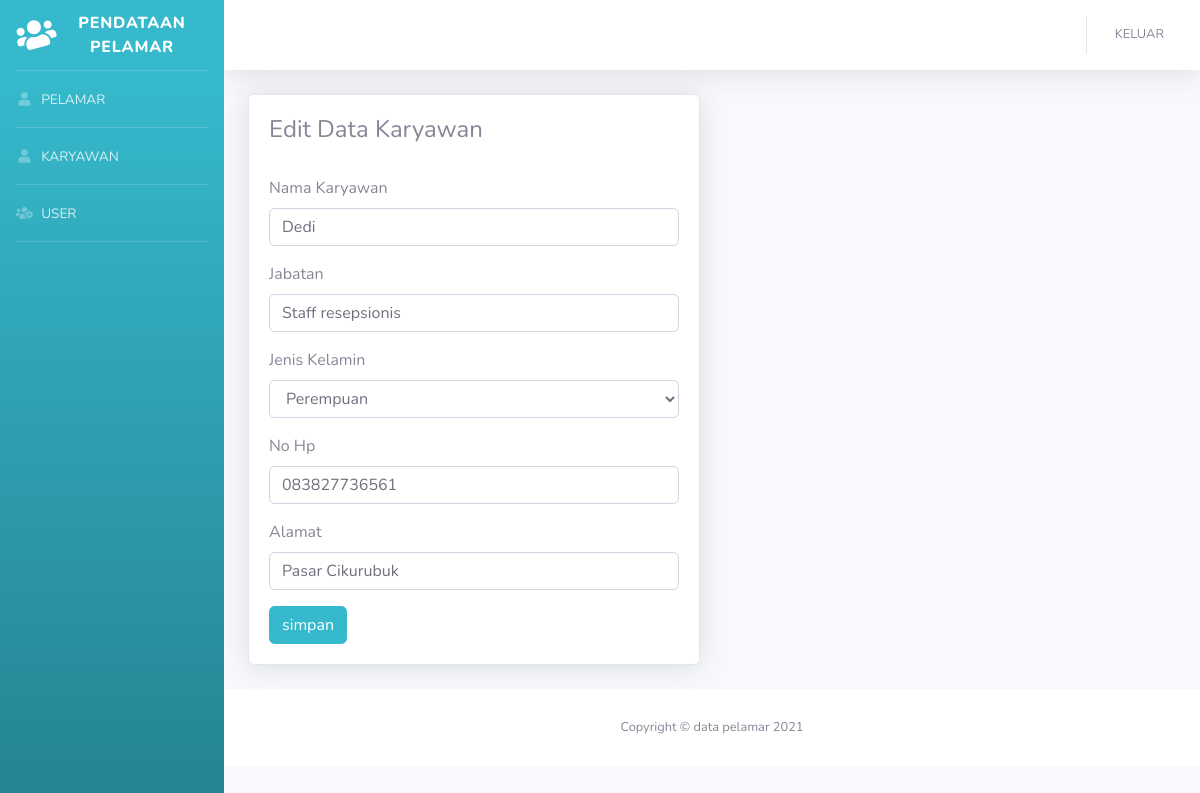
Page /Karyawan/edit_k/10 on the committed database.
### tables this page shows
CREATE TABLE `tbl_karyawan` (
  `nik` int(15) NOT NULL,
  `nama_karyawan` varchar(50) NOT NULL,
  `jabatan` varchar(50) NOT NULL,
  `jk` enum('p','l') NOT NULL,
  `no_hp` varchar(15) NOT NULL,
  `alamat` text NOT NULL
);

### application/controllers/Karyawan.php (called while the page is built, shortened)
<?php
class Karyawan extends CI_Controller {
    function __construct()
    {
        $this->load->model('Karyawan_model', 'km');
    }
    function edit_k($nik)
    {
        $data['edit_k']=$this->km->edit_k($nik);
        $this->load->view('template/header');
        $this->load->view('admin/edit_k',$data);
        $this->load->view('template/footer');
    }
}

### index.php (called while the page is built, shortened)
<?php
require_once BASEPATH.'core/CodeIgniter.php';

### application/models/Karyawan_model.php (called while the page is built, shortened)
<?php
class Karyawan_model extends CI_Model {
    function edit_k($nik)
    {
        return $this->db->get_where('tbl_karyawan', array('nik' => $nik))->result();
    }
}

### application/views/admin/edit_k.php (the view, shortened to what this page needs)
<!DOCTYPE html>
<html lang="en">
<head>
</head>
<body>
<div class="container-fluid">
    <div class="row">
        <div class="col-lg-6">
            <div class="card shadow mb-4">
                <div class="card-body">
                    <div class="table-responsive">
                        <h4>Edit Data Karyawan</h4>
                        <br>
                        <?php
                               foreach($edit_k as $km):
                                $nik = $km->nik;
                                endforeach ;
                        ?>
                        <form action="<?=base_url('Karyawan/simpan_edit_k') ?>" method="post">
                            <div class="form-group">
                                <label for="name">Nama Karyawan</label>
                                <input type="text" class="form-control" id="nama_karyawan" name="nama_karyawan" value="<?=$km->nama_karyawan ?>">
                            </div>
                            <div class="form-group">
                                <label for="name">Jabatan</label>
                                <input type="text" class="form-control" id="jabatan" name="jabatan" value="<?=$km->jabatan ?>">
                            </div>
                            <div class="form-group">
                                <label for="name">Jenis Kelamin</label>
                                <select type="text" class="form-control" id="jk" name="jk" value="<?=$km->jk ?>">
                                    <option value="p">Perempuan</option>
                               </select>
                            </div>
                            <div class="form-group">
                                <label for="name">No Hp</label>
                                <input type="text" class="form-control" id="no_hp" name="no_hp" value="<?=$km->no_hp ?>">
                            </div>
                            <div class="form-group">
                                <label for="name">Alamat</label>
                                <input type="text" class="form-control" id="alamat" name="alamat" value="<?=$km->alamat ?>">
                            </div>
                            <button type="submit" class="btn btn-info">simpan</button>
                            </form>
                    </div>
                </div>
            </div>
        </div>
    </div>
</div>
</body>
</html>

### rows in the picture
tbl_karyawan: nama_karyawan "Dedi", jabatan "Staff resepsionis", jk "Perempuan", no_hp "083827736561", alamat "Pasar Cikurubuk"
